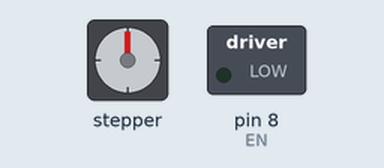
Bench run of a sketch on a simulated Arduino Uno, built with avr-gcc and run on an emulated ATmega328P. Parts: stepper motor, switched loads named in the sketch (green lamp = pin HIGH). Stepper angles assume 200 steps per turn; what the sketch prints to the serial monitor is not drawn.

Above: at 0.15 s.
At 9.69 s:
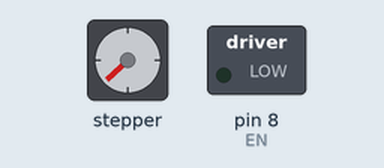
At 19.84 s:
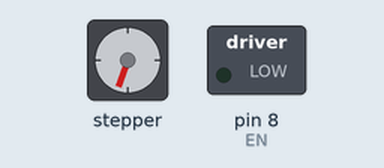
At 39.83 s:
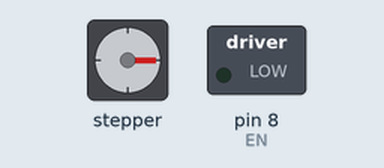
Timing chart, 0 to 40.0 s (numbered marks = the images above):
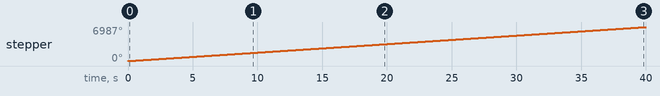

The sketch:

StepperMotorConstantSpeed.ino
```cpp
#include <AccelStepper.h>

#define EN 8
#define DIR 5
#define STEP 2

float rpm, motorspeed;
int steps = 200;

AccelStepper stepper(AccelStepper::DRIVER, STEP, DIR);

void setup()
{
  Serial.begin(9600);

  pinMode(EN, OUTPUT);
  pinMode(STEP, OUTPUT);
  pinMode(DIR, OUTPUT);

  stepper.setMaxSpeed(700);
  stepper.setSpeed(0);

  rpm = 30;
  motorspeed = ((rpm * steps) / 60);
  Serial.println(motorspeed);
}

void loop()
{

  stepper.setSpeed(motorspeed);
  stepper.runSpeed();
}
```

Measured:
- by itself, stepper: keeps turning clockwise at about 175°/s
